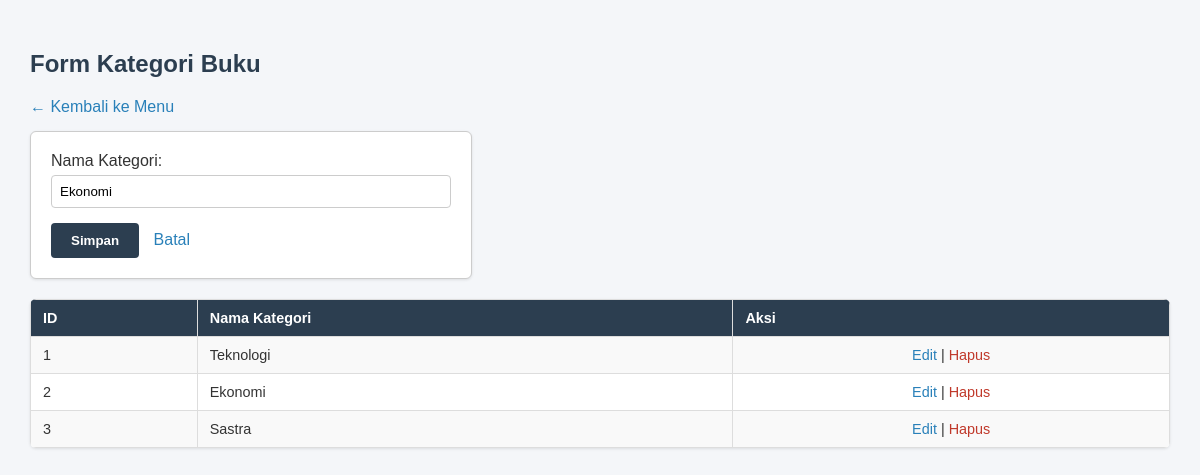
Screenshot of /kategori.php?edit=2 with the database file from the repository.
### tables this page shows
CREATE TABLE Kategori (
    Kategori_ID INT AUTO_INCREMENT PRIMARY KEY,
    Nama_Kategori VARCHAR(100)
);

### kategori.php (the view, shortened to what this page needs)
<?php
include 'koneksi.php';
$edit = ['Kategori_ID'=>'', 'Nama_Kategori'=>''];
if (isset($_GET['edit'])) {
    $q = mysqli_query($conn, "SELECT * FROM Kategori WHERE Kategori_ID='{$_GET['edit']}'");
    $edit = mysqli_fetch_assoc($q);
}
?>
<!DOCTYPE html>
<html>
<head>
    <link rel="stylesheet" href="style.css">
</head>
<body>
    <h2>Form Kategori Buku</h2>
    <a href="index.php" style="display: inline-block; margin-bottom: 15px;">&larr; Kembali ke Menu</a>
    <form method="POST" style="max-width: 400px;">
        Nama Kategori: <input type="text" name="Nama_Kategori" value="<?= $edit['Nama_Kategori'] ?>" required>
        <button type="submit" name="submit">Simpan</button>
        <a href="kategori.php" style="margin-left: 10px;">Batal</a>
    </form>
    <table>
        <tr><th>ID</th><th>Nama Kategori</th><th>Aksi</th></tr>
        <?php
        $res = mysqli_query($conn, "SELECT * FROM Kategori");
        while ($r = mysqli_fetch_assoc($res)) {
            echo "<tr>
                <td>{$r['Kategori_ID']}</td>
                <td>{$r['Nama_Kategori']}</td>
                <td style='text-align:center;'>
                    <a href='?edit={$r['Kategori_ID']}'>Edit</a> |
                    <a href='?hapus={$r['Kategori_ID']}' onclick='return confirm(\"Hapus?\")' style='color: #c0392b;'>Hapus</a>
                </td>
            </tr>";
        }
        ?>
    </table>
</body>
</html>

### style.css (style rules this page uses)
body { font-family: Arial, sans-serif; background-color: #f4f6f9; color: #333333; padding: 30px; margin: 0; }
h2, h3 { color: #2c3e50; }
a { color: #2980b9; text-decoration: none; }
table { width: 100%; border-collapse: collapse; margin-top: 20px; background-color: #ffffff; border-radius: 6px; overflow: hidden; box-shadow: 0 1px 3px rgba(0,0,0,0.1); }
th, td { border: 1px solid #dddddd; padding: 10px 12px; text-align: left; font-size: 0.9rem; }
th { background-color: #2c3e50; color: #ffffff; }
tr:nth-child(even) { background-color: #f9f9f9; }
form { background: #ffffff; padding: 20px; border: 1px solid #cccccc; border-radius: 6px; max-width: 600px; box-shadow: 0 1px 3px rgba(0,0,0,0.1); }
input, select { width: 100%; padding: 8px; margin-top: 5px; margin-bottom: 15px; border: 1px solid #cccccc; border-radius: 4px; box-sizing: border-box; }
button { background-color: #2c3e50; color: white; border: none; padding: 10px 20px; border-radius: 4px; cursor: pointer; font-weight: bold; }

### rows the page displays
kategori: Nama_Kategori "Ekonomi", Kategori_ID "2"
kategori: Kategori_ID "1", Nama_Kategori "Teknologi"
kategori: Kategori_ID "3", Nama_Kategori "Sastra"
